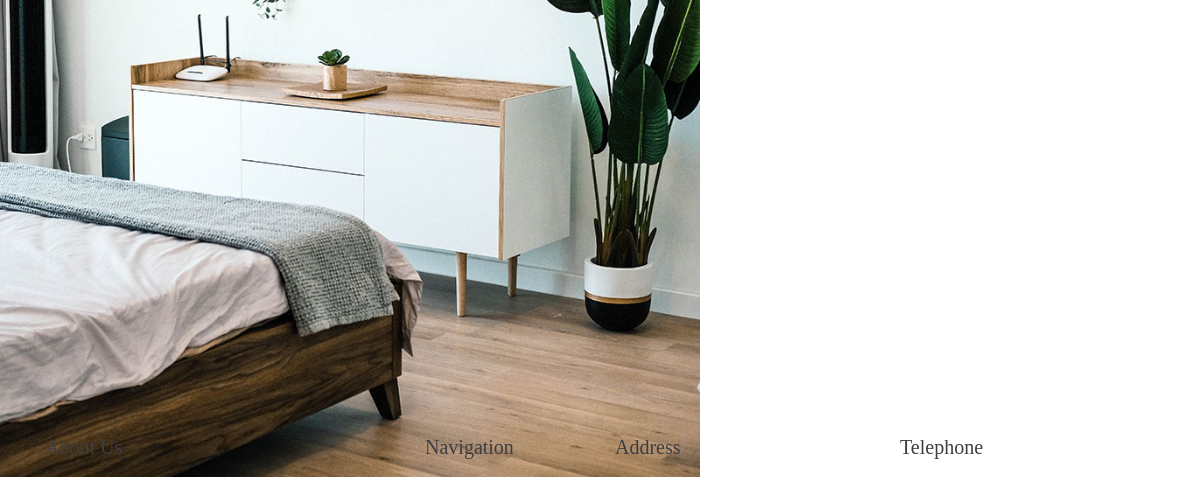
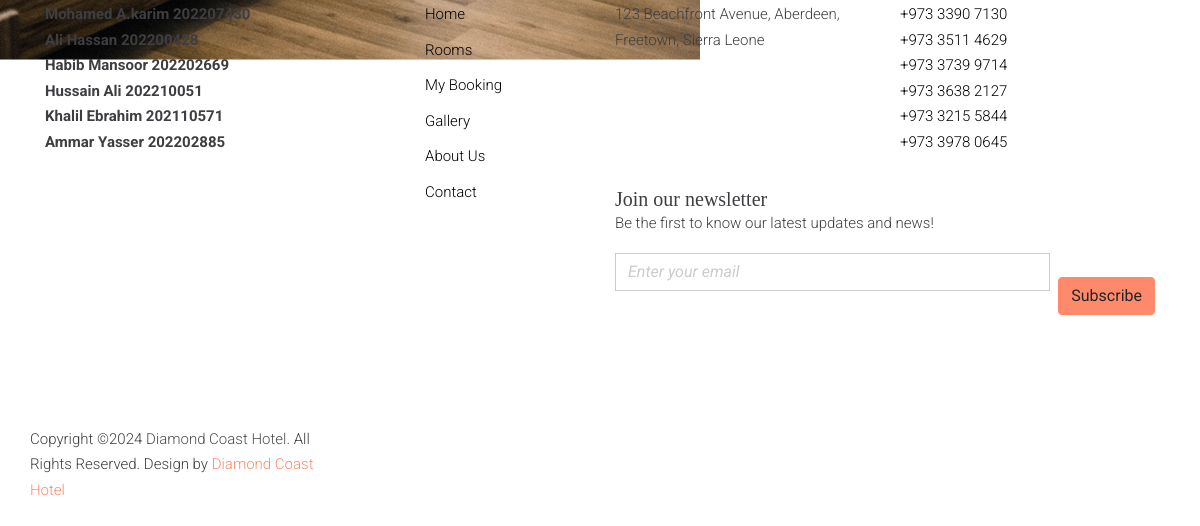
The app's page /rooms.php (signed in, lower part), older data (2 pictures, top to bottom).
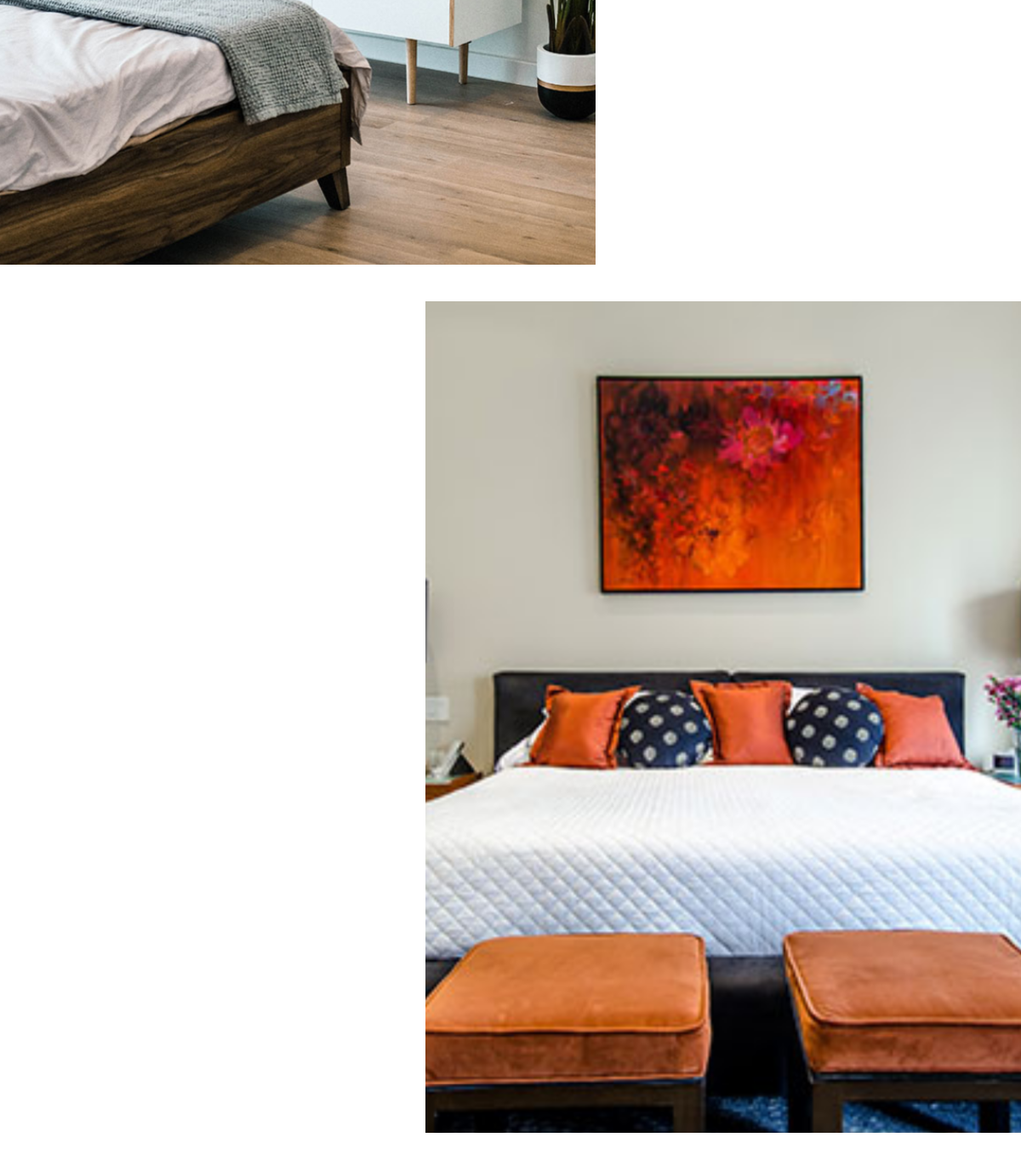
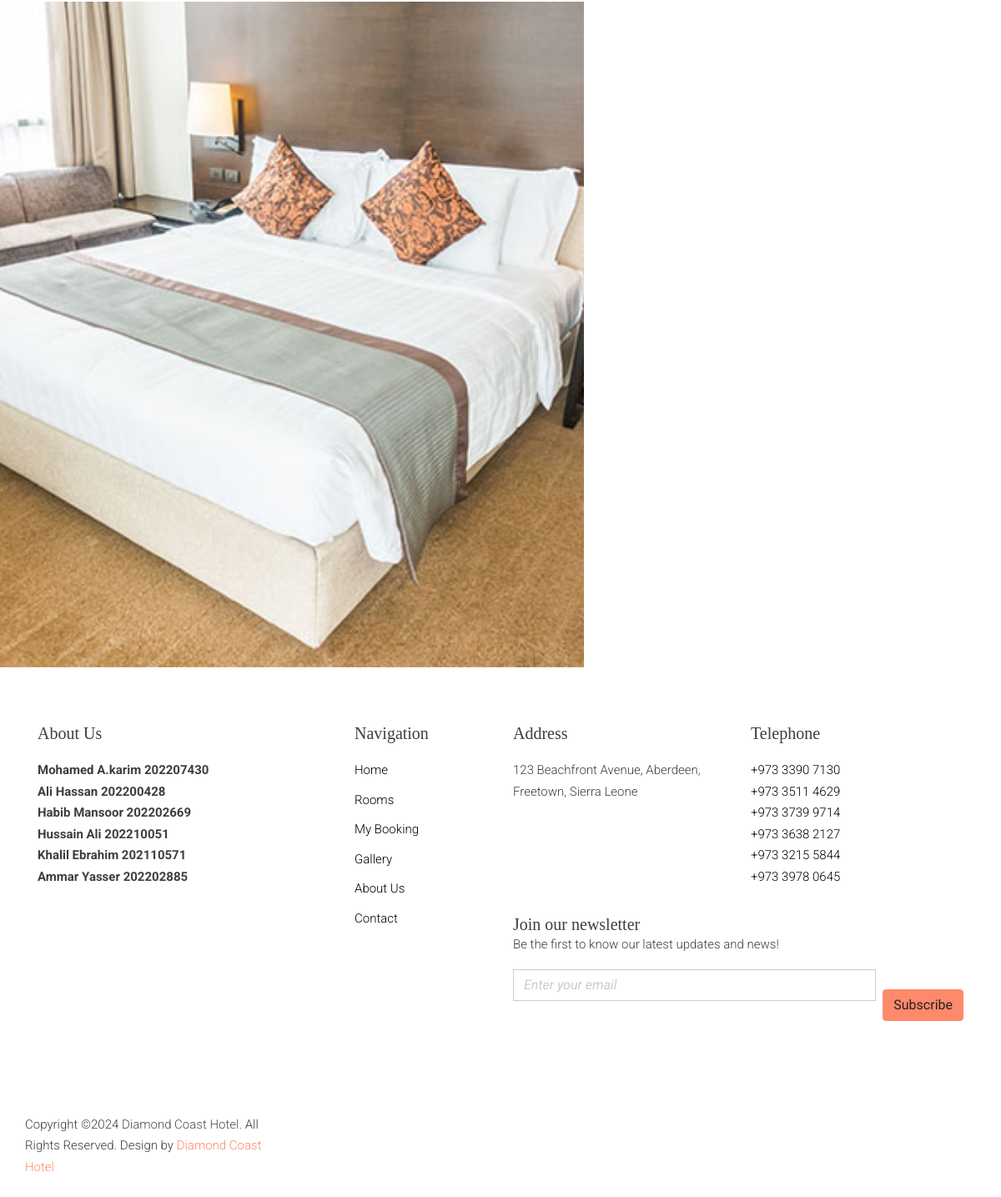
The same page, newer data (2 pictures, top to bottom).
### tables this page shows
CREATE TABLE `room_types` (
  `id` int(11) NOT NULL,
  `name` varchar(50) NOT NULL,
  `description` text NOT NULL,
  `amenities` text NOT NULL,
  `price` decimal(10,2) NOT NULL,
  `image_url` varchar(255) NOT NULL
);

### rooms.php (the view, shortened to what this page needs)
<?php
$conn = getDBConnection();
$sql = "SELECT * FROM room_types";
$result = $conn->query($sql);
$rooms = [];
if ($result->num_rows > 0) {
  while ($row = $result->fetch_assoc()) {
    $rooms[] = $row;
  }
}
?>
<!DOCTYPE html>
<html lang="en">
<head>
  <?php include 'links.php'; ?>
</head>
<body>
  <main class="untree_co--site-main">
    <div class="container-fluid px-md-0">
      <?php foreach ($rooms as $room) : ?>
        <div class="row no-gutters align-items-stretch room-animate site-section">
          <div class="col-md-7 <?php echo ($room['id'] % 2 == 0) ? 'order-md-2' : ''; ?> img-wrap" data-jarallax-element="-100">
            <div class="bg-image h-100" style="background-color: #efefef; background-image: url('images/<?php echo htmlspecialchars($room['image_url']); ?>');"></div>
          </div>
          <div class="col-md-5">
            <div class="row justify-content-center">
              <div class="col-md-8 py-5">
                <h3 class="display-4 heading"><?php echo htmlspecialchars($room['name']); ?></h3>
              </div>
            </div>
          </div>
        </div>
      <?php endforeach; ?>
    </div>
  </main>
  <?php include 'footer.php'; ?>
</body>
</html>

### links.php (shortened to what this page needs)
<link rel="stylesheet" href="css/vendor/icomoon/style.css">
<link rel="stylesheet" href="css/vendor/owl.carousel.min.css">
<link rel="stylesheet" href="css/vendor/aos.css">
<link rel="stylesheet" href="css/vendor/animate.min.css">
<link rel="stylesheet" href="css/vendor/bootstrap.css">
<link rel="stylesheet" href="css/vendor/jquery.fancybox.min.css">
<link rel="stylesheet" href="https://cdnjs.cloudflare.com/ajax/libs/font-awesome/6.5.2/css/all.min.css">
<link rel="stylesheet" href="css/style.css">

### footer.php (shortened to what this page needs)
<footer class="untree_co--site-footer">
        <div class="container">
          <div class="row">
            <div class="col-md-4 pr-md-5">
              <h3>About Us</h3>
              <p style="font-weight:bold">Mohamed A.karim 202207430<br>Ali Hassan 202200428<br>Habib Mansoor 202202669<br>Hussain Ali 202210051<br>Khalil Ebrahim 202110571<br>Ammar Yasser 202202885</p>
            </div>
            <div class="col-md-8 ml-auto">
              <div class="row">
                <div class="col-md-3">
                  <h3>Navigation</h3>
                  <ul class="list-unstyled">
                    <li><a href="home.php" class="whiteTxt">Home</a></li>
                    <li><a href="rooms.php" class="whiteTxt">Rooms</a></li>
                    <li><a href="booking.php" class="whiteTxt">My Booking</a></li>
                    <li><a href="gallery.php" class="whiteTxt">Gallery</a></li>
                    <li><a href="about.php" class="whiteTxt">About Us</a></li>
                    <li><a href="contact.php" class="whiteTxt">Contact</a></li>
                  </ul>
                </div>
                <div class="col-md-9 ml-auto">
                  <div class="row mb-3">
                    <div class="col-md-6">
                      <h3>Address</h3>
                      <address>123 Beachfront Avenue, Aberdeen, <br> Freetown, Sierra Leone</address>
                    </div>
                    <div class="col-md-6">
                      <h3>Telephone</h3>
                      <p>
                        <a href="#" class="whiteTxt">+973 3390 7130</a> <br>
                        <a href="#" class="whiteTxt">+973 3511 4629</a> <br>
                        <a href="#" class="whiteTxt">+973 3739 9714</a> <br>
                        <a href="#" class="whiteTxt">+973 3638 2127</a> <br>
                        <a href="#" class="whiteTxt">+973 3215 5844</a> <br>
                        <a href="#" class="whiteTxt">+973 3978 0645</a> <br>
                      </p>
                    </div>
                  </div>
                  <div class="newsletter-subscribe">
                <h3 class="mb-0">Join our newsletter</h3>
                   <p>Be the first to know our latest updates and news!</p>
                  <form id="subscribeForm" class="form-subscribe" action="#">
                    <div class="form-group d-flex">
                        <input type="email" class="form-control mr-2" id="subscribeEmail" placeholder="Enter your email" required>
                      <input type="submit" value="Subscribe" class="btn btn-primary mt-4">
                     </div>
                  </form>
              </div>
              </div>
            </div>
          </div>
          <div class="row mt-5 pt-5 align-items-center">
            <div class="col-md-6 text-md-left">
              <p>
                Copyright &copy;<script>document.write(new Date().getFullYear());</script> <a href="home.php">Diamond Coast Hotel</a>. All Rights Reserved. Design by <a href="#" target="_blank" class="text-primary">Diamond Coast Hotel</a>
              </p>
            </div>
          </div>
        </div>
      </footer>

### css/style.css (style rules this page uses)
body { font-family: "Roboto", sans-serif; background-color: #fff; font-weight: 300; color: rgba(0, 0, 0, 0.5); color: #707070; line-height: 1.7; overflow-x: hidden; position: relative; }
body:before { content: ""; position: absolute; left: 0; right: 0; bottom: 0; top: 0; background: rgba(0, 0, 0, 0.5); visibility: hidden; opacity: 0; -webkit-transition: .3s all ease; -o-transition: .3s all ease; transition: .3s all ease; z-index: 8; }
h1, h2, h3, h4, h5, h6, .h1, .h2, .h3, .h4, .h5, .h6 { font-family: "Cormorant Garamond", serif; color: #000; }
a { -webkit-transition: .3s all ease; -o-transition: .3s all ease; transition: .3s all ease; }
a, a:hover { text-decoration: none !important; }
.bg-image { background-size: cover; background-position: center center; background-repeat: no-repeat; }
footer { padding: 7rem 0; font-size: 15px; }
footer h3 { font-size: 20px; margin-bottom: 20px; color: #000; }
footer a { color: rgba(0, 0, 0, 0.7); }
footer ul li { margin-bottom: 10px; }
footer .form-subscribe .form-control { background: none; border-radius: 0; border: 1px solid #ccc; }
.form-control { background: none; border-radius: 0; border: 1px solid #ccc; }
.room-animate .heading { line-height: 0; }
.room-animate .img-wrap { position: relative; overflow: hidden; }
.room-animate .img-wrap .bg-image { position: relative; z-index: 1; }

Row changes from the older to the newer data that the page shows:
added room_types: image_url (picture)
added room_types: image_url (picture)
